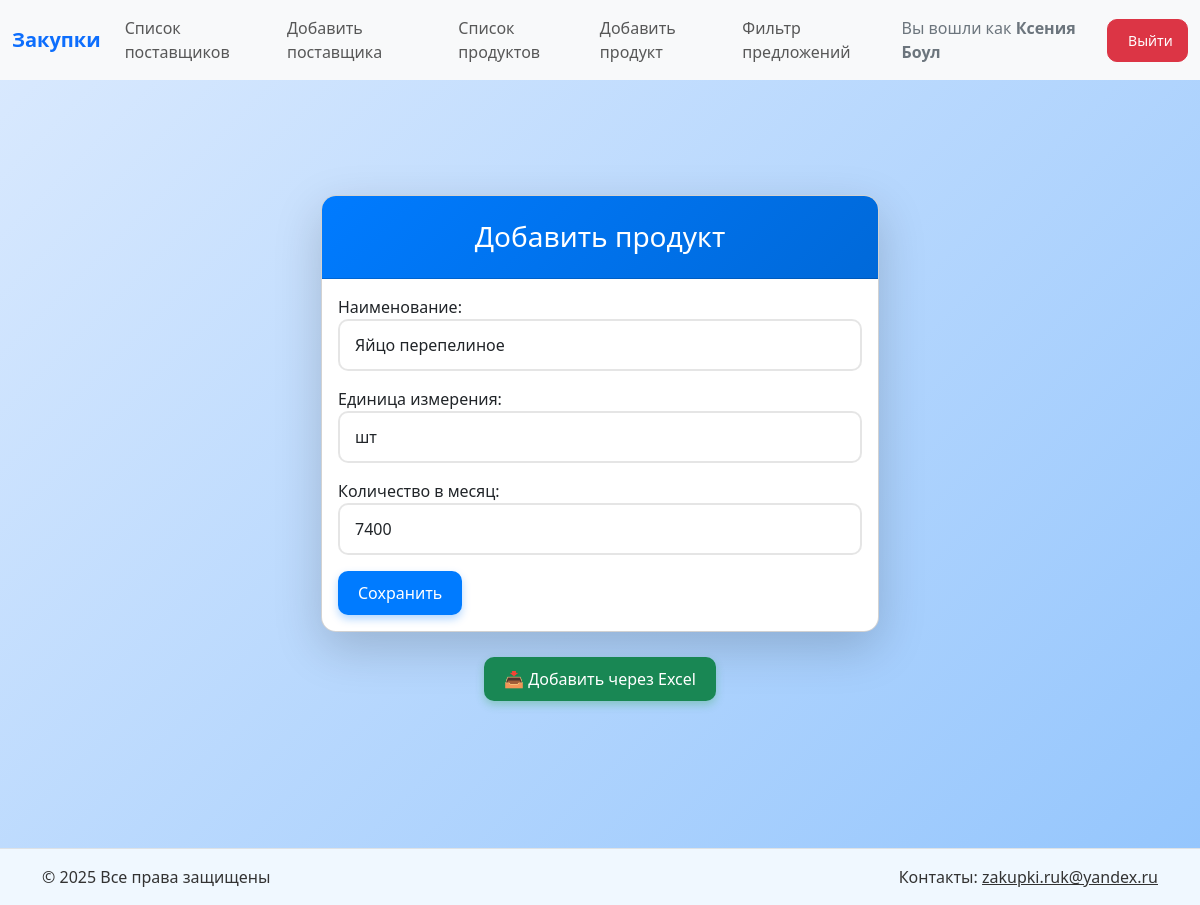
The app's page /edit_product/1428/ (signed in) with its own data.
### procurement/models.py (models this page shows, shortened)
class Product(models.Model):
    name = models.CharField(max_length=255, verbose_name=u"Наименование")
    quantity = models.IntegerField(default=0, validators=[MinValueValidator(0)], verbose_name=u"Количество в месяц")  # (по умолчанию 0)
    unit = models.CharField(max_length=50, verbose_name=u"Единица измерения")
    last_updated = models.DateTimeField(auto_now=True)
    class Meta:
        verbose_name = 'Продукт'
        verbose_name_plural = 'Продукты'

### procurement/views.py (the view)
# urls.py: path('edit_product/<int:product_id>/', views.edit_product, name='edit_product'),
@login_required
def edit_product(request, product_id):
    product = get_object_or_404(Product, id=product_id)  # Получаем продукт по ID
    if request.method == 'POST':
        form = ProductForm(request.POST, instance=product)  # Заполняем форму данными продукта
        if form.is_valid():
            form.save()  # Сохраняем изменения
            return redirect('product_list')  # Перенаправляем на список продуктов
    else:
        form = ProductForm(instance=product)  # Показываем форму с текущими данными продукта
    return render(request, 'product/product_card.html', {'form': form})

### procurement/forms.py
class ProductForm(forms.ModelForm):
    class Meta:
        model = Product
        fields = ['name', 'unit', 'quantity']
    def __init__(self, *args, **kwargs):
        super().__init__(*args, **kwargs)
        for field in self.fields.values():
            field.widget.attrs.update({'class': 'form-control'})

### procurement/templates/product/product_card.html (shortened to what this page needs)
{% load custom_filters %}
{% load static %}
<!DOCTYPE html>
<html lang="ru">
<head>
    <link rel="stylesheet" href="{% static 'css/bootstrap.min.css' %}">
    <link rel="stylesheet" href="{% static 'font/bootstrap-icons.css' %}">
</head>
<body>
    {% include 'header.html' %}
    <div class="container d-flex align-items-center justify-content-center mt-5" style="min-height: 100vh;">
        <div class="col-md-6">
            <div class="card shadow-lg">
                <div class="card-header">
                    <h3 class="mb-0">Добавить продукт</h3>
                </div>
                <div class="card-body">
                    <form method="post" id="addProductForm">
                        {{ form.as_p }}
                        <button type="submit" class="btn btn-primary" id="submitBtn">
                            <span class="submit-text">Сохранить</span>
                        </button>
                    </form>
                </div>
            </div>
            <div class="button-container">
                <a href="{% url 'upload_excel' %}" class="btn btn-success">
                    📥 Добавить через Excel
                </a>
            </div>
        </div>
    </div>
    {% include 'footer.html' %}
</body>
</html>

### procurement/templates/header.html (shortened to what this page needs)
<nav class="navbar navbar-expand-lg bg-body-tertiary fixed-top">
    <div class="container-fluid">
        <a class="navbar-brand fw-bold text-primary" href="{% url 'product_supplier_table' %}">Закупки</a>
        <div class="collapse navbar-collapse" id="navbarNav">
            <ul class="navbar-nav me-auto">
                <li class="nav-item">
                    <a class="nav-link" href="{% url 'supplier_list' %}">Список поставщиков</a>
                </li>
                <li class="nav-item">
                    <a class="nav-link" href="{% url 'add_supplier' %}">Добавить поставщика</a>
                </li>
                <li class="nav-item">
                    <a class="nav-link" href="{% url 'product_list' %}">Список продуктов</a>
                </li>
                <li class="nav-item">
                    <a class="nav-link" href="{% url 'add_product' %}">Добавить продукт</a>
                </li>
                <li class="nav-item">
                    <a class="nav-link" href="{% url 'price_list' %}">Фильтр предложений</a>
                </li>
            </ul>
            <div class="d-flex align-items-center">
                {% if user.is_authenticated %}
                    <span class="me-3 text-secondary">Вы вошли как <strong>{{ user.first_name }} {{ user.last_name }}</strong></span>
                    <a href="{% url 'logout' %}" class="btn btn-danger btn-sm">Выйти</a>
                {% else %}
                    <a href="{% url 'login' %}" class="btn btn-primary btn-sm me-2">Войти</a>
                    <a href="{% url 'register' %}" class="btn btn-success btn-sm">Регистрация</a>
                {% endif %}
            </div>
        </div>
    </div>
</nav>

### procurement/templates/product/product_card.html (style rules this page uses)
:root { --animation-duration: 0.5s; --primary-color: #007bff; --secondary-color: #6c757d; }
html, body { height: 100%; margin: 0; background: linear-gradient(135deg, #dbeafe, #93c5fd); background-attachment: fixed; color: #333; font-family: 'Segoe UI', Tahoma, Geneva, Verdana, sans-serif; animation: fadeIn var(--animation-duration) ease-out; }
.container { animation: slideUp 0.6s cubic-bezier(0.175, 0.885, 0.32, 1.275); }
.card { border-radius: 15px; background-color: #ffffff; box-shadow: 0 4px 20px rgba(0, 0, 0, 0.15); transition: all 0.3s ease; transform: translateY(0); overflow: hidden; }
.form-control { border-radius: 10px; border: 2px solid rgba(0, 0, 0, 0.1); transition: all 0.3s ease; padding: 12px 15px; }
.card-header { background: linear-gradient(135deg, var(--primary-color), #0069d9); color: white; border-radius: 15px 15px 0 0; text-align: center; padding: 1.5rem; position: relative; overflow: hidden; }
.card-header::after { content: ''; position: absolute; top: 0; left: 0; width: 100%; height: 100%; background: linear-gradient(90deg, rgba(255,255,255,0) 0%, rgba(255,255,255,0.2) 50%, rgba(255,255,255,0) 100%); transform: translateX(-100%); }
.btn { border-radius: 10px; padding: 10px 20px; font-weight: 500; transition: all 0.3s ease; position: relative; overflow: hidden; }
.btn-primary { background-color: var(--primary-color); border: none; box-shadow: 0 4px 8px rgba(0, 123, 255, 0.3); }
.btn-success { border: none; box-shadow: 0 4px 8px rgba(40, 167, 69, 0.3); }
.btn::after { content: ''; position: absolute; top: 50%; left: 50%; width: 5px; height: 5px; background: rgba(255, 255, 255, 0.5); opacity: 0; border-radius: 100%; transform: scale(1, 1) translate(-50%, -50%); transform-origin: 50% 50%; }
.button-container { display: flex; justify-content: center; gap: 15px; margin-top: 25px; animation: fadeInUp var(--animation-duration) ease-out; animation-delay: 0.2s; animation-fill-mode: both; }

### records on screen
Product: name "Яйцо перепелиное", unit "шт", quantity "7400"

### other values on screen
{{ user.first_name }} "Ксения"
{{ user.last_name }} "Боул"
